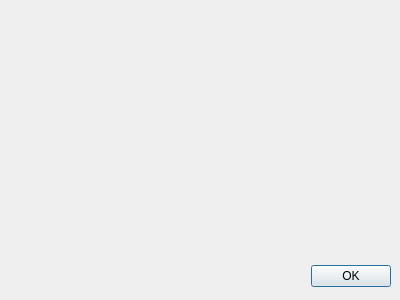
<?xml version="1.0" encoding="UTF-8"?>
<ui version="4.0">
 <class>NafiAboutDialogBase</class>
 <widget class="QDialog" name="NafiAboutDialogBase">
  <property name="geometry">
   <rect>
    <x>0</x>
    <y>0</y>
    <width>400</width>
    <height>300</height>
   </rect>
  </property>
  <property name="windowTitle">
   <string>About NAFI Fire Maps</string>
  </property>
  <property name="windowIcon">
   <iconset resource="resources.qrc">
    <normaloff>:/plugins/nafi/icon.png</normaloff>:/plugins/nafi/icon.png</iconset>
  </property>
  <widget class="QDialogButtonBox" name="buttonBox">
   <property name="geometry">
    <rect>
     <x>50</x>
     <y>260</y>
     <width>341</width>
     <height>32</height>
    </rect>
   </property>
   <property name="orientation">
    <enum>Qt::Horizontal</enum>
   </property>
   <property name="standardButtons">
    <set>QDialogButtonBox::Ok</set>
   </property>
  </widget>
 </widget>
 <resources/>
 <connections>
  <connection>
   <sender>buttonBox</sender>
   <signal>accepted()</signal>
   <receiver>NafiAboutDialogBase</receiver>
   <slot>accept()</slot>
   <hints>
    <hint type="sourcelabel">
     <x>248</x>
     <y>254</y>
    </hint>
    <hint type="destinationlabel">
     <x>157</x>
     <y>274</y>
    </hint>
   </hints>
  </connection>
 </connections>
</ui>
